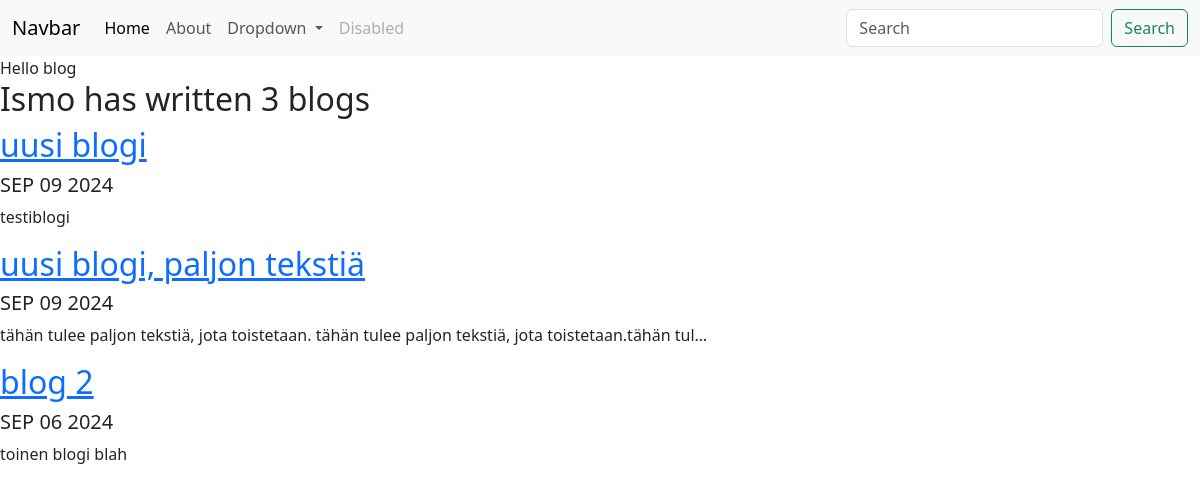
Screenshot of /blog/ with the database file from the repository.
### blog/models.py (models this page shows, shortened)
class Blog(models.Model):
    title = models.CharField(max_length=200)
    description = models.TextField()
    date = models.DateField()

### blog/views.py (the view)
# urls.py: path('', views.all_blogs, name='all_blogs'),
def all_blogs(request):
    blogs = Blog.objects.order_by('-date')  #[:5]  # aikajärjestyksessä 5 uusinta
    return render(request, 'blog/all_blogs.html', {'blogs':blogs})

### blog/templates/blog/all_blogs.html
{% extends 'portfolio/base.html' %}
{% block content %}
    Hello blog
    <h2>Ismo has written {{ blogs.count }} blog{{ blogs.count|pluralize }}</h2>
    {% for blog in blogs %}
    <a href="{% url 'blog:detail' blog.id %}"><h2> {{ blog.title }} </h2></a>
    <h5> {{ blog.date|date:'M d Y'|upper }} </h5>
    <p> {{ blog.description|striptags|truncatechars:100 }} </p>
    {% endfor %}
{% endblock %}

### rows the page displays
Blog: title "uusi blogi", date "SEP 09 2024", description "testiblogi"
Blog: title "uusi blogi, paljon tekstiä", date "SEP 09 2024", description "tähän tulee paljon tekstiä, jota toistetaan. tähän tulee paljon tekstiä, jota toistetaan.tähän tul…"
Blog: title "blog 2", date "SEP 06 2024", description "toinen blogi blah"

### other values shown
{{ blogs.count }} "3"
